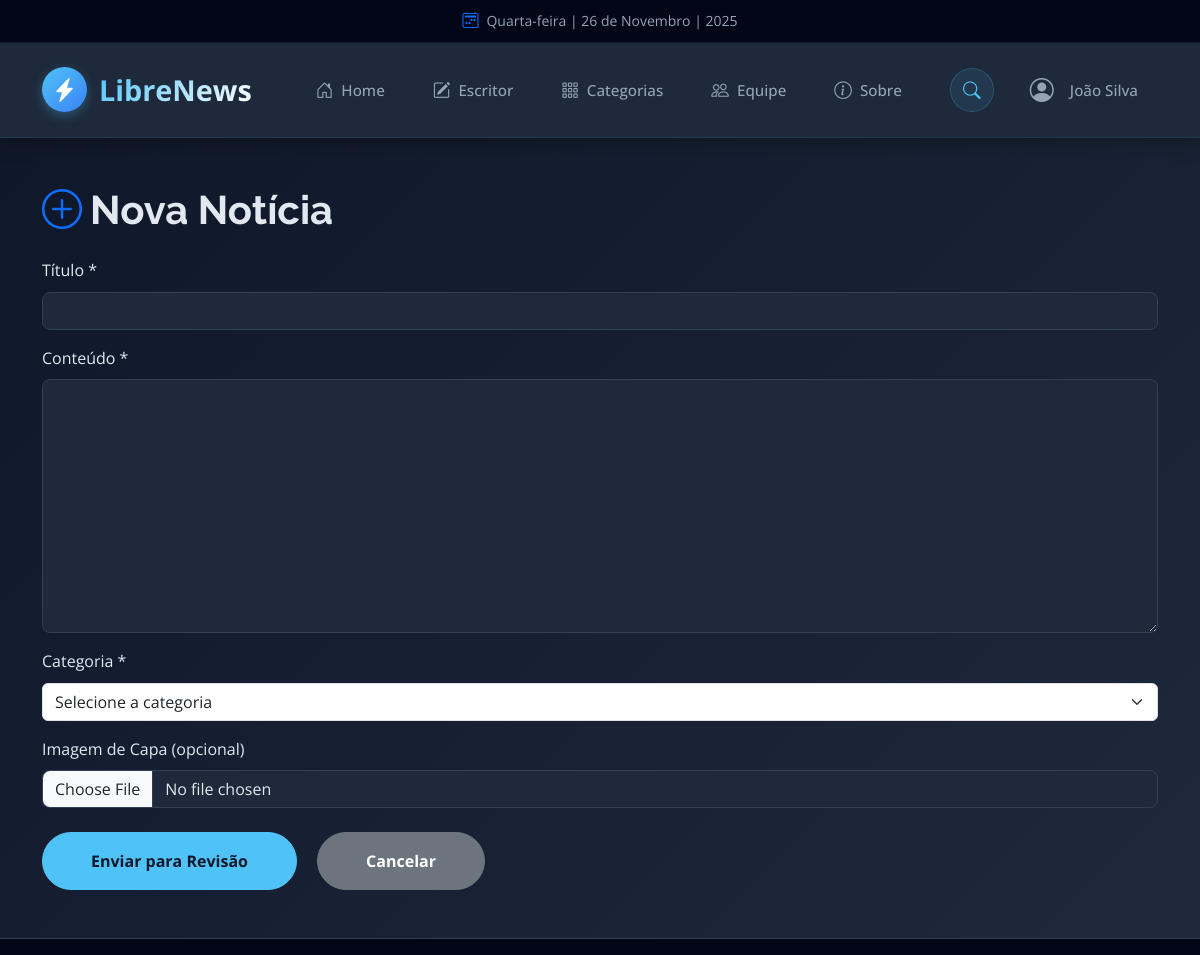
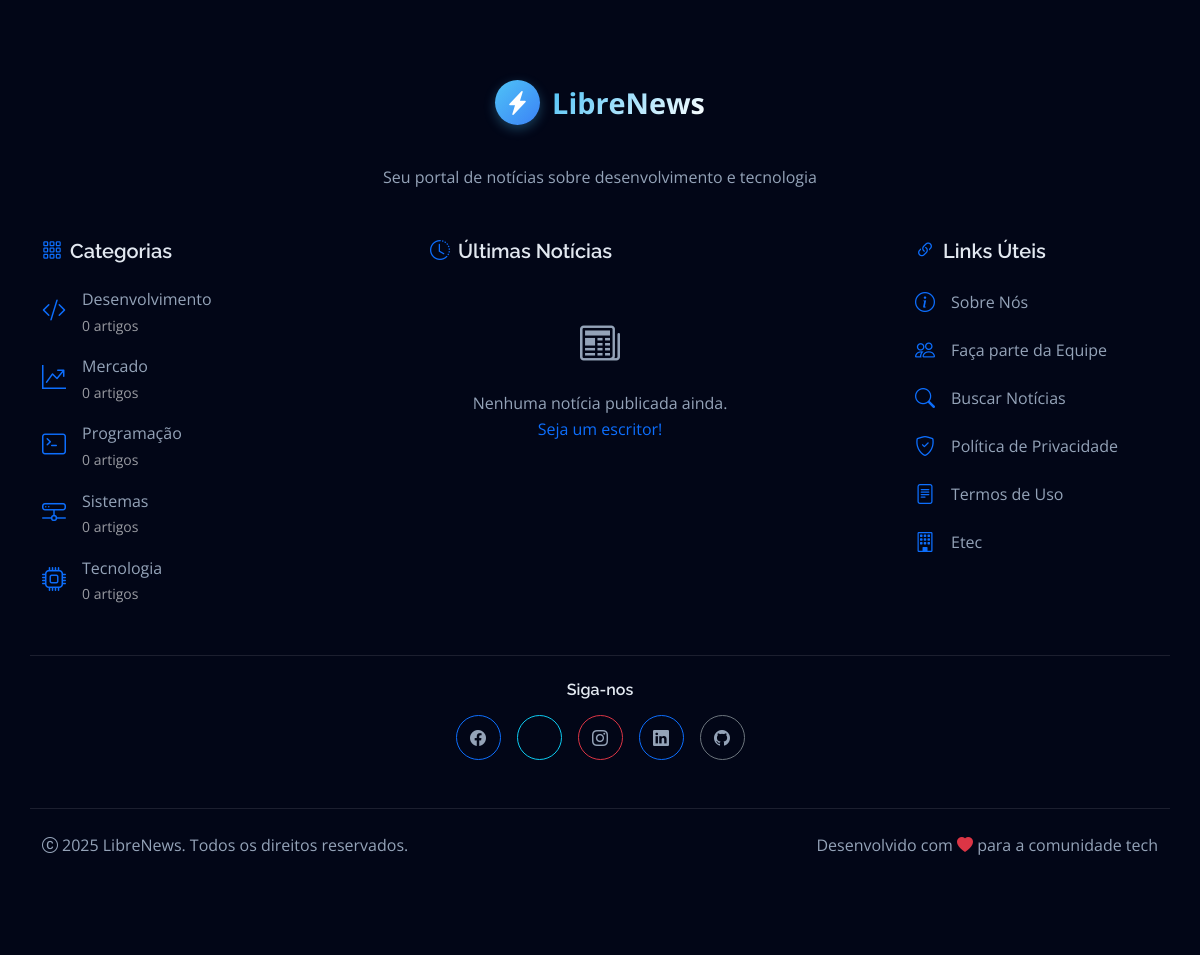
/LibreNews/escritor/nova-noticia.php (signed in), run on the app's committed database (2 pictures, top to bottom).
### tables this page shows
CREATE TABLE `categoria` (
  `Idcategoria` int(11) NOT NULL,
  `nomecategoria` varchar(100) NOT NULL,
  `descricao` text DEFAULT NULL
);

### LibreNews/escritor/nova-noticia.php (the view, shortened to what this page needs)
<?php
require_once '../includes/functions.php';
$mensagem = '';
include '../components/head.php';
include '../components/navbar.php';
?>
<div class="container-fluid py-5" style="background: linear-gradient(135deg, #0F172A 0%, #1E293B 100%); min-height: 100vh;">
    <div class="container">
        <h1 class="text-white fw-bold mb-4"><i class="bi bi-plus-circle text-primary me-2"></i>Nova Notícia</h1>
        <?php if ($mensagem): ?>
            <div class="alert alert-success rounded-3" role="alert"><?= $mensagem ?></div>
            <a href="dashboard.php" class="btn btn-secondary rounded-pill mt-3"><i class="bi bi-arrow-left me-2"></i>Voltar ao Dashboard</a>
        <?php else: ?>
            <form method="POST" enctype="multipart/form-data" novalidate>
                <div class="mb-3">
                    <label for="titulo" class="form-label text-white">Título *</label>
                    <input type="text" class="form-control" id="titulo" name="titulo" value="<?= htmlspecialchars($_POST['titulo'] ?? '') ?>" required>
                </div>
                <div class="mb-3">
                    <label for="conteudo" class="form-label text-white">Conteúdo *</label>
                    <textarea class="form-control" id="conteudo" name="conteudo" rows="10" required><?= htmlspecialchars($_POST['conteudo'] ?? '') ?></textarea>
                </div>
                <div class="mb-3">
                    <label for="categoria" class="form-label text-white">Categoria *</label>
                    <select class="form-select" id="categoria" name="categoria" required>
                        <option value="">Selecione a categoria</option>
                    </select>
                </div>
                <div class="mb-4">
                    <label for="imagem" class="form-label text-white">Imagem de Capa (opcional)</label>
                    <input type="file" class="form-control" id="imagem" name="imagem" accept=".jpg,.jpeg,.png,.gif">
                </div>
                <button type="submit" class="btn btn-primary rounded-pill py-3 px-5 fw-bold">Enviar para Revisão</button>
                <a href="dashboard.php" class="btn btn-secondary rounded-pill py-3 px-5 fw-bold ms-3">Cancelar</a>
            </form>
        <?php endif; ?>
    </div>
</div>
<?php include '../components/footer.php'; ?>

### LibreNews/components/footer.php (shortened to what this page needs)
<?php
$ultimasNoticiasFooter = [];
$categoriasFooter = [];
if (isset($pdo)) {
    try {
        $stmtUltimas = $pdo->query("
            SELECT n.Idnoticia, n.titulo, n.datapublicacao, cat.nomecategoria
            FROM Noticia n
            LEFT JOIN Categoria cat ON n.Idcategoria = cat.Idcategoria
            WHERE n.status = 'publicada'
            ORDER BY n.datapublicacao DESC
            LIMIT 3
        ");
        $ultimasNoticiasFooter = $stmtUltimas->fetchAll(PDO::FETCH_ASSOC);
        $stmtCats = $pdo->query("
            SELECT c.Idcategoria, c.nomecategoria, COUNT(n.Idnoticia) as total
            FROM Categoria c
            LEFT JOIN Noticia n ON c.Idcategoria = n.Idcategoria AND n.status = 'publicada'
            GROUP BY c.Idcategoria, c.nomecategoria
            ORDER BY c.nomecategoria ASC
            LIMIT 5
        ");
        $categoriasFooter = $stmtCats->fetchAll(PDO::FETCH_ASSOC);
    } catch (Exception $e) {
    }
}
function getIconeCategoriaFooter($categoria) {
    $icones = [
        'Desenvolvimento' => 'bi-code-slash',
        'Programação' => 'bi-terminal',
        'Tecnologia' => 'bi-cpu',
        'Sistemas' => 'bi-hdd-network',
        'Mercado' => 'bi-graph-up-arrow',
        'Inteligência Artificial' => 'bi-robot',
        'Segurança' => 'bi-shield-check'
    ];
    return $icones[$categoria] ?? 'bi-tag';
}
$coresNoticias = ['bg-primary', 'bg-success', 'bg-info', 'bg-warning', 'bg-danger'];
?>
<div class="container-fluid bg-dark footer py-5">
    <div class="container py-5">
        <div class="row mb-5">
            <div class="col-12 text-center">
                <a href="/LibreNews/index.php" class="navbar-brand brand-logo-modern d-inline-flex mb-4">
                    <div class="logo-icon-modern rounded-circle">
                        <i class="bi bi-lightning-charge-fill"></i>
                    </div>
                    <div class="brand-text-modern">
                        <span class="brand-name-modern">LibreNews</span>
                    </div>
                </a>
                <p class="text-secondary mb-0 mt-3">Seu portal de notícias sobre desenvolvimento e tecnologia</p>
            </div>
        </div>
        <div class="row g-5 justify-content-center" style="row-gap: 4rem;">
            <div class="col-lg-4 col-md-6">
                <div class="footer-item">
                    <h5 class="mb-4 text-white">
                        <i class="bi bi-grid-3x3-gap text-primary me-2"></i>Categorias
                    </h5>
                    <div class="d-flex flex-column gap-3">
                        <?php if (!empty($categoriasFooter)): ?>
                            <?php foreach ($categoriasFooter as $cat): ?>
                            <a class="text-secondary text-decoration-none d-flex align-items-start"
                               href="/LibreNews/index.php?categoria=<?= $cat['Idcategoria'] ?>">
                                <i class="bi <?= getIconeCategoriaFooter($cat['nomecategoria']) ?> text-primary me-3 fs-4 mt-1"></i>
                                <div>
                                    <div><?= htmlspecialchars($cat['nomecategoria']) ?></div>
                                    <small style="color: rgba(255,255,255,0.6);"><?= $cat['total'] ?> artigo<?= $cat['total'] != 1 ? 's' : '' ?></small>
                                </div>
                            </a>
                            <?php endforeach; ?>
                        <?php endif; ?>
                    </div>
                </div>
            </div>
            <div class="col-lg-4 col-md-6">
                <div class="footer-item">
                    <h5 class="mb-4 text-white">
                        <i class="bi bi-clock-history text-primary me-2"></i>Últimas Notícias
                    </h5>
                    <?php if (!empty($ultimasNoticiasFooter)): ?>
                        <?php foreach ($ultimasNoticiasFooter as $index => $noticia): ?>
                        <div class="d-flex <?= $index < count($ultimasNoticiasFooter) - 1 ? 'mb-4 pb-4 border-bottom border-white border-opacity-10' : '' ?> gap-3">
                            <div class="<?= $coresNoticias[$index % count($coresNoticias)] ?> rounded-4 d-flex align-items-center justify-content-center flex-shrink-0" style="width: 68px; height: 68px;">
                                <i class="bi <?= getIconeCategoriaFooter($noticia['nomecategoria'] ?? '') ?> text-white fs-3"></i>
                            </div>
                            <div>
                                <a href="/LibreNews/noticia.php?id=<?= $noticia['Idnoticia'] ?>" class="text-white text-decoration-none d-block mb-1">
                                    <h6 class="mb-0"><?= htmlspecialchars(mb_strimwidth($noticia['titulo'], 0, 45, '...')) ?></h6>
                                </a>
                                <small class="text-secondary">
                                    <i class="bi bi-calendar3 me-1"></i>
                                    <?php if (!empty($noticia['datapublicacao'])): ?>
                                        <?= date('d M, Y', strtotime($noticia['datapublicacao'])) ?>
                                    <?php else: ?>
                                        Recente
                                    <?php endif; ?>
                                </small>
                            </div>
                        </div>
                        <?php endforeach; ?>
                    <?php else: ?>
                        <div class="text-center py-4">
                            <i class="bi bi-newspaper text-secondary fs-1 mb-3 d-block"></i>
                            <p class="text-secondary mb-0">Nenhuma notícia publicada ainda.</p>
                            <a href="/LibreNews/equipe.php" class="text-primary">Seja um escritor!</a>
                        </div>
                    <?php endif; ?>
                </div>
            </div>
            <div class="col-lg-3 col-md-6 offset-lg-1">
                <div class="footer-item">
                    <h5 class="mb-4 text-white">
                        <i class="bi bi-link-45deg text-primary me-2"></i>Links Úteis
                    </h5>
                    <div class="d-flex flex-column gap-3">
                        <a class="text-secondary text-decoration-none d-flex align-items-center" href="/LibreNews/sobre.php">
                            <i class="bi bi-info-circle text-primary me-3 fs-5"></i>
                            <span>Sobre Nós</span>
                        </a>
                        <a class="text-secondary text-decoration-none d-flex align-items-center" href="/LibreNews/equipe.php">
                            <i class="bi bi-people text-primary me-3 fs-5"></i>
                            <span>Faça parte da Equipe</span>
                        </a>
                        <a class="text-secondary text-decoration-none d-flex align-items-center" href="/LibreNews/busca.php">
                            <i class="bi bi-search text-primary me-3 fs-5"></i>
                            <span>Buscar Notícias</span>
                        </a>
                        <a class="text-secondary text-decoration-none d-flex align-items-center" href="/LibreNews/privacidade.php#privacidade">
                            <i class="bi bi-shield-check text-primary me-3 fs-5"></i>
                            <span>Política de Privacidade</span>
                        </a>
                        <a class="text-secondary text-decoration-none d-flex align-items-center" href="/LibreNews/privacidade.php#termos">
                            <i class="bi bi-file-text text-primary me-3 fs-5"></i>
                            <span>Termos de Uso</span>
                        </a>
                        <a class="text-secondary text-decoration-none d-flex align-items-center" href="https://etecdans.cps.sp.gov.br/" target="_blank" rel="noopener noreferrer">
                            <i class="bi bi-building text-primary me-3 fs-5"></i>
                            <span>Etec</span>
                        </a>
                    </div>
                </div>
            </div>
        </div>
        <div class="row mt-5 pt-4 border-top border-white border-opacity-10">
            <div class="col-12 text-center mb-4">
                <h6 class="text-white mb-3">Siga-nos</h6>
                <div class="d-flex justify-content-center gap-3">
                    <a href="#" class="btn btn-outline-primary rounded-circle d-flex align-items-center justify-content-center" style="width: 45px; height: 45px;">
                        <i class="bi bi-facebook"></i>
                    </a>
                    <a href="#" class="btn btn-outline-info rounded-circle d-flex align-items-center justify-content-center" style="width: 45px; height: 45px;">
                    </a>
                    <a href="#" class="btn btn-outline-danger rounded-circle d-flex align-items-center justify-content-center" style="width: 45px; height: 45px;">
                        <i class="bi bi-instagram"></i>
                    </a>
                    <a href="#" class="btn btn-outline-primary rounded-circle d-flex align-items-center justify-content-center" style="width: 45px; height: 45px;">
                        <i class="bi bi-linkedin"></i>
                    </a>
                    <a href="#" class="btn btn-outline-secondary rounded-circle d-flex align-items-center justify-content-center" style="width: 45px; height: 45px;">
                        <i class="bi bi-github"></i>
                    </a>
                </div>
            </div>
        </div>
        <div class="row mt-4 pt-4 border-top border-white border-opacity-10">
            <div class="col-md-6 text-center text-md-start mb-3 mb-md-0">
                <p class="text-secondary mb-0">
                    <i class="bi bi-c-circle me-1"></i><?= date('Y') ?> LibreNews. Todos os direitos reservados.
                </p>
            </div>
            <div class="col-md-6 text-center text-md-end">
                <p class="text-secondary mb-0">
                    Desenvolvido com <i class="bi bi-heart-fill text-danger"></i> para a comunidade tech
                </p>
            </div>
        </div>
    </div>
</div>
</body>
</html>

### LibreNews/assets/css/style.css (style rules this page uses)
:root { --bs-primary: #4FC3F7; --bs-secondary: #81C784; --bs-light: #1E293B; --bs-dark: #0F172A; --bs-darker: #020617; --bs-accent: #3B82F6; --bs-text-primary: #E2E8F0; --bs-text-secondary: #94A3B8; --bs-border: #334155; --bs-hover: #1E40AF; }
* { margin: 0; padding: 0; box-sizing: border-box; }
html { scroll-behavior: smooth; }
body { font-family: "Open Sans", sans-serif; color: var(--bs-text-primary); background-color: var(--bs-dark); line-height: 1.6; }
h1, .h1, h2, .h2, h3, .h3, h4, .h4, h5, .h5, h6, .h6 { font-family: "Raleway", sans-serif; font-weight: 600; color: #FFFFFF; margin-bottom: 1rem; }
a { color: var(--bs-primary); text-decoration: none; transition: all 0.3s ease; }
.bg-dark { background-color: var(--bs-darker) !important; }
.text-secondary { color: var(--bs-text-secondary) !important; }
.text-white { color: var(--bs-text-primary) !important; }
.btn { font-weight: 600; transition: all 0.3s ease; border-radius: 8px; }
.btn-primary { background-color: var(--bs-primary); border-color: var(--bs-primary); color: var(--bs-dark); }
.brand-logo-modern { display: flex; align-items: center; gap: 0.75rem; text-decoration: none; transition: transform 0.3s ease; }
.logo-icon-modern { width: 45px; height: 45px; background: linear-gradient(135deg, var(--bs-primary), var(--bs-accent)); border-radius: 12px; display: flex; align-items: center; justify-content: center; font-size: 24px; color: white; box-shadow: 0 4px 12px rgba(79, 195, 247, 0.3); }
.brand-text-modern { display: flex; flex-direction: column; line-height: 1.2; }
.brand-name-modern { font-size: 1.8rem; font-weight: 700; background: linear-gradient(135deg, var(--bs-primary), white); -webkit-background-clip: text; -webkit-text-fill-color: transparent; background-clip: text; }
.footer { background-color: var(--bs-darker); color: var(--bs-text-primary); border-top: 1px solid var(--bs-border); }
.footer a { color: var(--bs-text-secondary); transition: all 0.3s ease; }
.form-control { background-color: var(--bs-light); border: 1px solid var(--bs-border); color: var(--bs-text-primary); border-radius: 8px; transition: all 0.3s ease; }
.form-control::placeholder { color: var(--bs-text-secondary); }

### data on the page
categoria: nomecategoria "Desenvolvimento", total "0"
categoria: nomecategoria "Mercado", total "0"
categoria: nomecategoria "Programação", total "0"
categoria: nomecategoria "Sistemas", total "0"
categoria: nomecategoria "Tecnologia", total "0"

### other printed values
$dataFormatada "Quarta-feira | 26 de Novembro | 2025"
$userName "João Silva"
